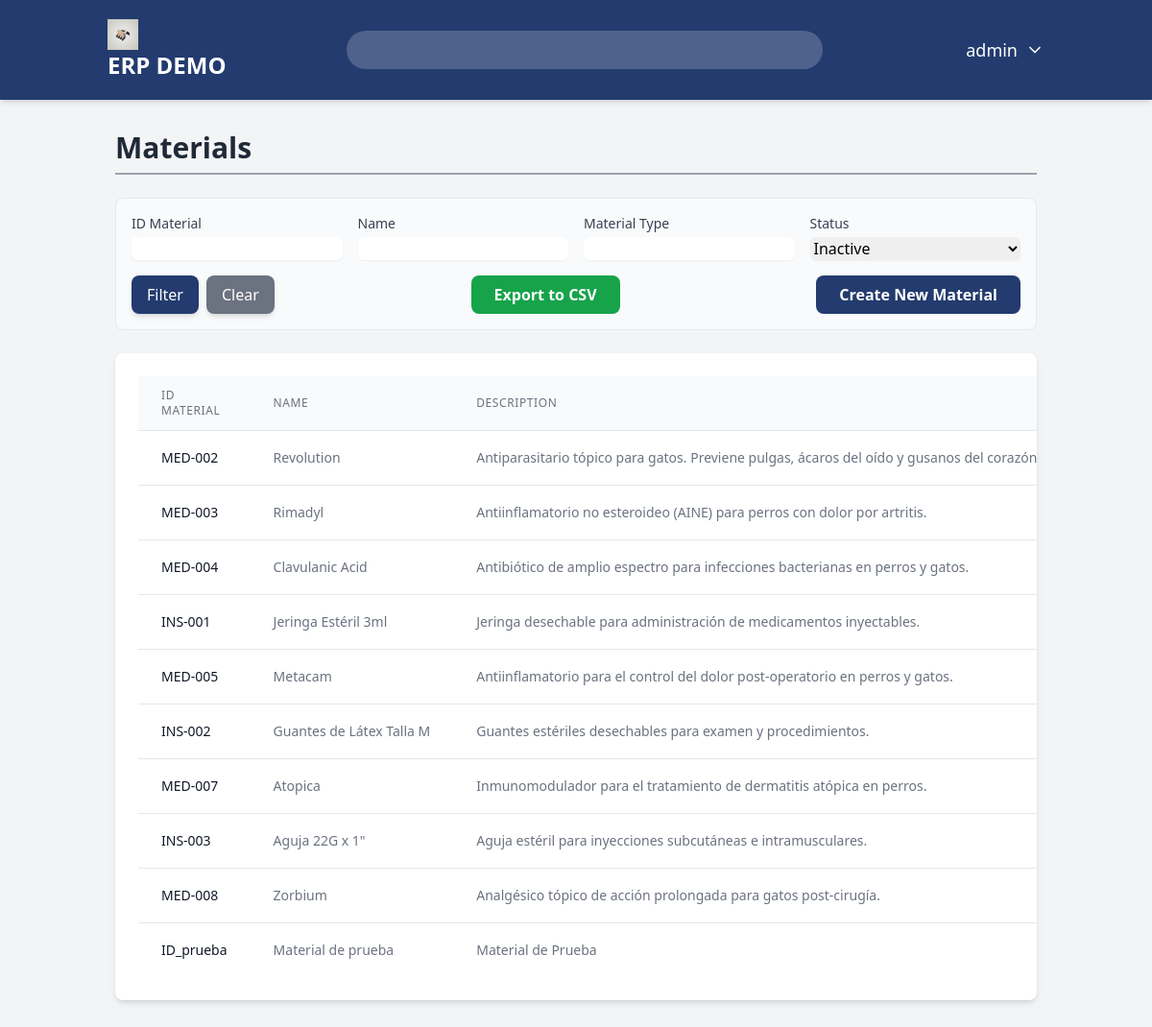
The page /materials/ (signed in) on the database its author committed.
### users/models.py (models this page shows)
class User(AbstractUser):
    user_id =models.AutoField(primary_key=True)
    username = models.CharField(max_length=150, unique=True) #Nota: Esto puede causar conflictos porque AbstractUser ya tiene estos campos
    password = models.CharField(max_length=128)              #Nota: Esto puede causar conflictos porque AbstractUser ya tiene estos campos
    USERNAME_FIELD = 'username'
    class Meta:
        db_table = 'users'
        verbose_name = 'User'
        verbose_name_plural = 'Users'

### materials/models.py (models this page shows, shortened)
class Material(models.Model):
    id_material = models.CharField(max_length=50, null=True, unique=True , verbose_name="Material ID")
    name = models.CharField(max_length=100, verbose_name="Name")
    description = models.TextField(max_length=250, blank=True, verbose_name="Description")
    unit = models.CharField(max_length=50, verbose_name="Unit measura")
    material_type = models.CharField(max_length=50, verbose_name="Material type")
    status = models.CharField(max_length=50, verbose_name="Status")
    created_at = models.DateTimeField(auto_now_add=True)
    updated_at = models.DateTimeField(auto_now=True)
    created_by = models.ForeignKey(settings.AUTH_USER_MODEL, on_delete= models.SET_NULL, null= True)
    class Meta:
        verbose_name = "Material"
        verbose_name_plural = "Materials"

### materials/views.py (the view, shortened to what this page needs)
# urls.py: path('', views.materials_list, name='materials_list'),
@login_required
def materials_list(request):
    max_permission = UserRole.objects.filter(user_id=request.user).aggregate(max_permission=models.Max('role__materials'))['max_permission'] or 0
    if max_permission == 0:
        return redirect('dashboard')
    materials_list = Material.objects.all()
    id_material = request.GET.get('id_material')
    name = request.GET.get('name')
    material_type = request.GET.get('material_type')
    status = request.GET.get('status')
    if id_material:
        materials_list = materials_list.filter(id_material__icontains=id_material)
    if name:
        materials_list = materials_list.filter(name__icontains=name)
    if material_type:
        materials_list = materials_list.filter(material_type__icontains=material_type)
    if status is not None and status != '':
        materials_list = materials_list.filter(status=status)
    paginator = Paginator(materials_list,10)
    page_number = request.GET.get('page')
    page_obj = paginator.get_page(page_number)
    return render(request, 'materials/materials_list.html', {'page_obj':page_obj})

### core/contex_processors.py (called while the page is built)
def get_permissions(request):
    permissions = {
        'customers': 0,
        'suppliers': 0,
        'materials': 0,
        'purchases': 0,
        'sales': 0,
        'inventory': 0,
        'accounting': 0,
        'reporting': 0,
    }
    roles = []
    if request.user.is_authenticated:
        user_roles = UserRole.objects.filter(user_id=request.user.pk)
        roles = [ur.role.role_name for ur in user_roles]
        for user_role in user_roles:
            role = user_role.role
            for module in permissions.keys():
                current_permission = getattr(role,module,0)
                if current_permission > permissions[module]:
                    permissions[module] = current_permission
    return {'permissions': permissions, 'roles':roles}

### materials/templates/materials/materials_list.html (shortened to what this page needs)
{% extends 'core/base.html' %}
{% load static %}
{% block content %}
<h2 class="text-3xl font-bold text-gray-800 mb-6 border-b-2 border-gray-400 pb-2" >Materials</h2>
<div class="mb-6 p-4 border rounded-lg bg-gray-50">
    <form method="get" action="{% url 'materials:materials_list' %}" class="grid grid-cols-1 md:grid-cols-4 gap-4 items-end">
        <div class="col-span-1">
            <label for="id_material" class="block text-sm font-medium text-gray-700" >ID Material</label>
            <input type="text" name="id_material" id="id_material" value="{{request.GET.id_material}}" class="mt-1 block w-full rounded-md border-gray-300 shadow-sm focus:border-indigo-300 focus:ring-indigo-200 focus:ring-opacity-50">
        </div>
        <div class="col-span-1">
            <label for="name" class="block text-sm font-medium text-gray-700" >Name</label>
            <input type="text" name="name" id="name" value="{{request.GET.name}}" class="mt-1 block w-full rounded-md border-gray-300 shadow-sm focus:border-indigo-300 focus:ring-indigo-200 focus:ring-opacity-50">
        </div>
        <div class="col-span-1">
            <label for="material_type" class="block text-sm font-medium text-gray-700" >Material Type</label>
            <input type="text" name="material_type" id="material_type" value="{{request.GET.material_type}}" class="mt-1 block w-full rounded-md border-gray-300 shadow-sm focus:border-indigo-300 focus:ring-indigo-200 focus:ring-opacity-50">
        </div>
        <div class="col-span-1">
            <label for="status" class="block text-sm font-medium text-gray-700" >Status</label>
            <select type="text" name="status" id="status" class="mt-1 block w-full rounded-md border-gray-300 shadow-sm focus:border-indigo-300 focus:ring-indigo-200 focus:ring-opacity-50">
            <option value="Inactive" {% if not request.GET.status == "Inactive" %}selected{% endif%}>Inactive</option>
            </select>
        </div>
<div class="col-span-1 md:col-span-4">
    <div class="flex items-center justify-between">
        <div class="flex space-x-2">
            <button type="submit" class="w-full md:w-auto bg-[#233b6e] text-white px-4 py-2 rounded-lg shadow-lg shadow-md hover:bg-[#1a2c53] transition-colors duration-300">Filter</button>
            <a href="{% url 'materials:materials_list' %}" class="w-full md:w-auto bg-gray-500 text-white px-4 py-2 rounded-lg shadow-md hover:bg-gray-600 transition-colors duration-300 text-center">Clear</a>
        </div>
        <div class="flex items-center space-x-2 mt-4 md:mt-0">
            <a href="?export=csv" class="bg-green-600 text-white font-semibold py-2 px-6 rounded-lg transition-colors duration-300 hover:bg-green-700" >
                Export to CSV
            </a>
        </div>
        {% if permissions.materials >= 2%}
        <a href="{% url 'materials:material_create' %}" class="bg-[#233b6e] text-white font-semibold py-2 px-6 rounded-lg text-center transition-colors duration-300 hover:bg-[#1a2c53]">Create New Material</a>
        {% endif %}
    </div>
</div>
</form>
</div>
<div class="bg-white p-6 rounded-lg shadow-md overflow-x-auto">
    <table class="min-w-full divide-y divide-gray-200">
        <thead class="bg-gray-50">
            <tr>
                <th scope="col" class="px-6 py-3 text-left text-xs font-medium text-gray-500 uppercase tracking-wider">ID Material</th>
                <th scope="col" class="px-6 py-3 text-left text-xs font-medium text-gray-500 uppercase tracking-wider">Name</th>
                <th scope="col" class="px-6 py-3 text-left text-xs font-medium text-gray-500 uppercase tracking-wider">Description</th>
            </tr>
        </thead>
        <tbody class="bg-white divide-y divide-gray-200">
            {% for material in page_obj %}
            <tr>
                <td class="px-6 py-4 whitespace-nowrap text-sm font-medium text-gray-900">{{material.id_material}}</td>
                <td class="px-6 py-4 whitespace-nowrap text-sm text-gray-500">{{material.name}}</td>
                <td class="px-6 py-4 whitespace-nowrap text-sm text-gray-500">{{material.description}}</td>
            </tr>
         {% empty %}
         <tr>
            <td colspan="7" class="px-6 py-4 whitespace-nowrap text-sm text-gray-500 text-center">No materials found</td>
         </tr>
         {% endfor %}
        </tbody>
    </table>
</div>
{% endblock content %}

### core/templates/core/base.html (shortened to what this page needs)
<!DOCTYPE html>
{% load static %}
<html lang="en">
<head>
    <script src="https://cdn.tailwindcss.com"></script>
</head>
<body class="bg-gray-100 font-sans">
    <nav class="bg-[#233b6e] text-white shadow-md">
        <div
            class="container mx-auto px-4 py-4 flex flex-col md:flex-row justify-between items-center space-y-4 md:space-y-0">
            <a href="{% url 'dashboard' %}"
                class="text-2xl font-bold rounded-lg px-2 py-1 transition-all hover:bg-white/10">
                <img src="{% static 'img/logo_2.svg' %}" alt="ERP JM" class="h-8 w-8">
                <span>ERP DEMO</span>
            </a>
            <div class="relative w-full md:w-1/2">
                <input type="text" id="transaction-input"
                    class="w-full bg-white/20 text-white rounded-full py-2 pl-10 pr-4 focus:outline-none focus:ring-2 focus:ring-white/50 placeholder-gray-300">
            </div>
            <div class="flex items-center space-x-6">
                <div class="relative">
                    <button id="user-menu-button"
                        class="flex items-center space-x-2 text-lg font-medium transition-all hover:bg-white/10 p-2 rounded-lg">
                        <span>{{ user.first_name|default:user.username }}</span>
                        <svg xmlns="http://www.w3.org/2000/svg" width="20" height="20" viewBox="0 0 24 24" fill="none"
                            stroke="currentColor" stroke-width="2" stroke-linecap="round" stroke-linejoin="round"
                            class="lucide lucide-chevron-down">
                            <path d="m6 9 6 6 6-6">
                        </svg>
                    </button>
                </div>
            </div>
        </div>
    </nav>
    <main class="container mx-auto p-8">
        {% block content %}
        {% endblock content %}
    </main>
</body>
</html>

### rows shown on the page
User: first_name "admin"
Material: id_material "MED-002", name "Revolution", description "Antiparasitario tópico para gatos. Previene pulgas, ácaros del oído y gusanos del…"
Material: id_material "MED-003", name "Rimadyl", description "Antiinflamatorio no esteroideo (AINE) para perros con dolor por artritis."
Material: id_material "MED-004", name "Clavulanic Acid", description "Antibiótico de amplio espectro para infecciones bacterianas en perros y gatos."
Material: id_material "INS-001", name "Jeringa Estéril 3ml", description "Jeringa desechable para administración de medicamentos inyectables."
Material: id_material "MED-005", name "Metacam", description "Antiinflamatorio para el control del dolor post-operatorio en perros y gatos."
Material: id_material "INS-002", name "Guantes de Látex Talla M", description "Guantes estériles desechables para examen y procedimientos."
Material: id_material "MED-007", name "Atopica", description "Inmunomodulador para el tratamiento de dermatitis atópica en perros."
Material: id_material "INS-003", name "Aguja 22G x 1\"", description "Aguja estéril para inyecciones subcutáneas e intramusculares."
Material: id_material "MED-008", name "Zorbium", description "Analgésico tópico de acción prolongada para gatos post-cirugía."
Material: id_material "ID_prueba", name "Material de prueba", description "Material de Prueba"
